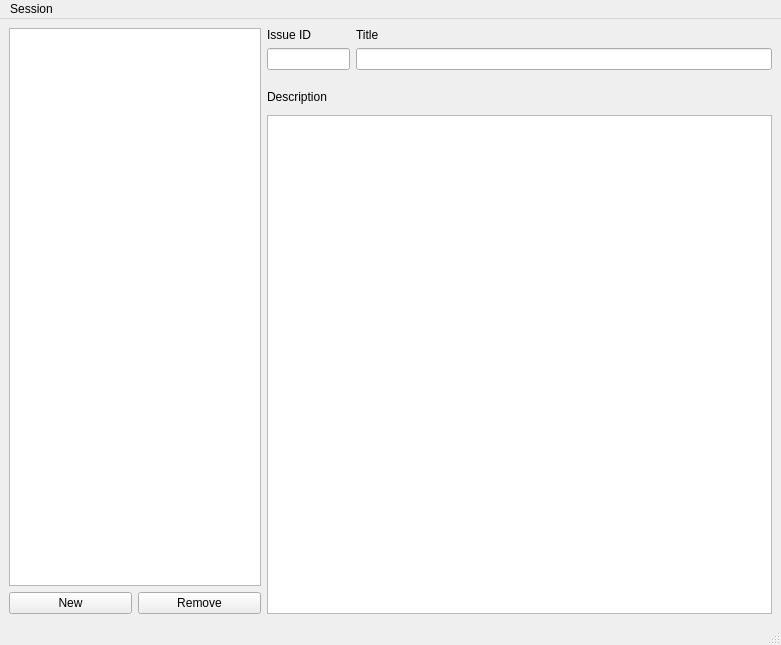
<?xml version="1.0" encoding="UTF-8"?>
<ui version="4.0">
 <class>MainWindow</class>
 <widget class="QMainWindow" name="MainWindow">
  <property name="geometry">
   <rect>
    <x>0</x>
    <y>0</y>
    <width>781</width>
    <height>645</height>
   </rect>
  </property>
  <property name="windowTitle">
   <string>ListOfIssues</string>
  </property>
  <widget class="QWidget" name="centralwidget">
   <layout class="QGridLayout" name="gridLayout">
    <item row="0" column="0">
     <layout class="QHBoxLayout" name="horizontalLayout_3" stretch="1,2">
      <item>
       <layout class="QVBoxLayout" name="verticalLayout_5">
        <item>
         <widget class="QTableView" name="TableItem"/>
        </item>
        <item>
         <layout class="QHBoxLayout" name="horizontalLayout">
          <item>
           <widget class="QPushButton" name="buttonNewIssue">
            <property name="text">
             <string>New</string>
            </property>
           </widget>
          </item>
          <item>
           <widget class="QPushButton" name="buttonRemoveIssue">
            <property name="text">
             <string>Remove</string>
            </property>
           </widget>
          </item>
         </layout>
        </item>
       </layout>
      </item>
      <item>
       <layout class="QVBoxLayout" name="verticalLayout_3" stretch="2,1,20">
        <item>
         <layout class="QHBoxLayout" name="horizontalLayout_2" stretch="1,5">
          <item>
           <layout class="QVBoxLayout" name="verticalLayout" stretch="0,0,0">
            <item>
             <widget class="QLabel" name="label">
              <property name="text">
               <string>Issue ID</string>
              </property>
             </widget>
            </item>
            <item>
             <widget class="QLineEdit" name="id_field"/>
            </item>
            <item>
             <spacer name="verticalSpacer">
              <property name="orientation">
               <enum>Qt::Vertical</enum>
              </property>
              <property name="sizeHint" stdset="0">
               <size>
                <width>20</width>
                <height>40</height>
               </size>
              </property>
             </spacer>
            </item>
           </layout>
          </item>
          <item>
           <layout class="QVBoxLayout" name="verticalLayout_2">
            <item>
             <widget class="QLabel" name="label_2">
              <property name="text">
               <string>Title</string>
              </property>
             </widget>
            </item>
            <item>
             <widget class="QLineEdit" name="lineEdit"/>
            </item>
            <item>
             <spacer name="verticalSpacer_2">
              <property name="orientation">
               <enum>Qt::Vertical</enum>
              </property>
              <property name="sizeHint" stdset="0">
               <size>
                <width>20</width>
                <height>40</height>
               </size>
              </property>
             </spacer>
            </item>
           </layout>
          </item>
         </layout>
        </item>
        <item>
         <widget class="QLabel" name="label_3">
          <property name="sizePolicy">
           <sizepolicy hsizetype="Preferred" vsizetype="Minimum">
            <horstretch>0</horstretch>
            <verstretch>0</verstretch>
           </sizepolicy>
          </property>
          <property name="text">
           <string>Description</string>
          </property>
         </widget>
        </item>
        <item>
         <widget class="QTextEdit" name="textEdit">
          <property name="focusPolicy">
           <enum>Qt::ClickFocus</enum>
          </property>
         </widget>
        </item>
       </layout>
      </item>
     </layout>
    </item>
   </layout>
  </widget>
  <widget class="QMenuBar" name="menubar">
   <property name="geometry">
    <rect>
     <x>0</x>
     <y>0</y>
     <width>781</width>
     <height>22</height>
    </rect>
   </property>
   <widget class="QMenu" name="menuFile">
    <property name="title">
     <string>Session</string>
    </property>
    <addaction name="actionNew_Session"/>
    <addaction name="actionOpen_Session"/>
   </widget>
   <addaction name="menuFile"/>
  </widget>
  <widget class="QStatusBar" name="statusbar"/>
  <action name="actionNew_Session">
   <property name="text">
    <string>New Session</string>
   </property>
  </action>
  <action name="actionOpen_Session">
   <property name="text">
    <string>Open Session...</string>
   </property>
  </action>
 </widget>
 <resources/>
 <connections/>
</ui>
